Frame 1 (no input): blank canvas, image omitted
Frame 60 (the mouse pressed at the canvas centre just before this capture): blank canvas, image omitted
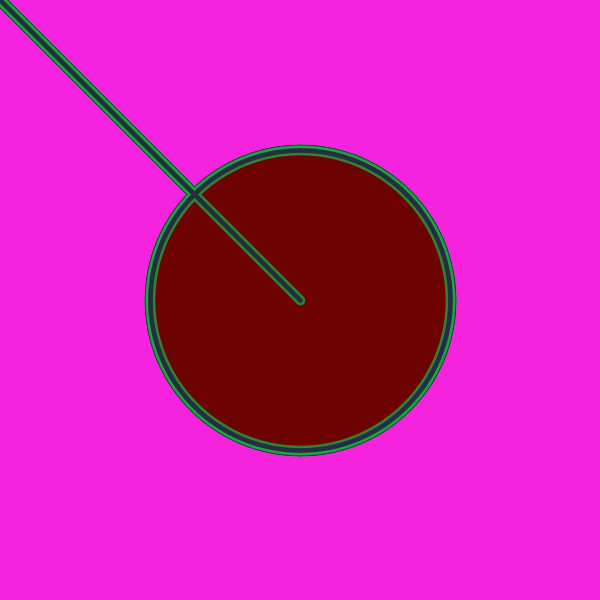
Frame 120 (the mouse held since frame 60 and released just before this capture)

The Processing sketch whose frames 1 and 60 were blank and that drew this single picture after the mouse press (run headless with seeded random() and noise(); from frame 60 on, the mouse is pressed at the canvas centre):

// Processing sketch: processing_48938
// ── processing_48938.pde

void setup()
{
  size(600, 600) ;
  background(245, 35, 222) ;
  smooth();
  frameRate(10) ;
  
}

void draw()
{
  stroke(34, random(200), 65) ;
  strokeWeight( random(12)) ;
  fill(random(255), 0, 0, 50) ;
  
  ellipse(mouseX, mouseY, mouseX, mouseY) ;
  line(0, 0, mouseX, mouseY) ;
  
}
